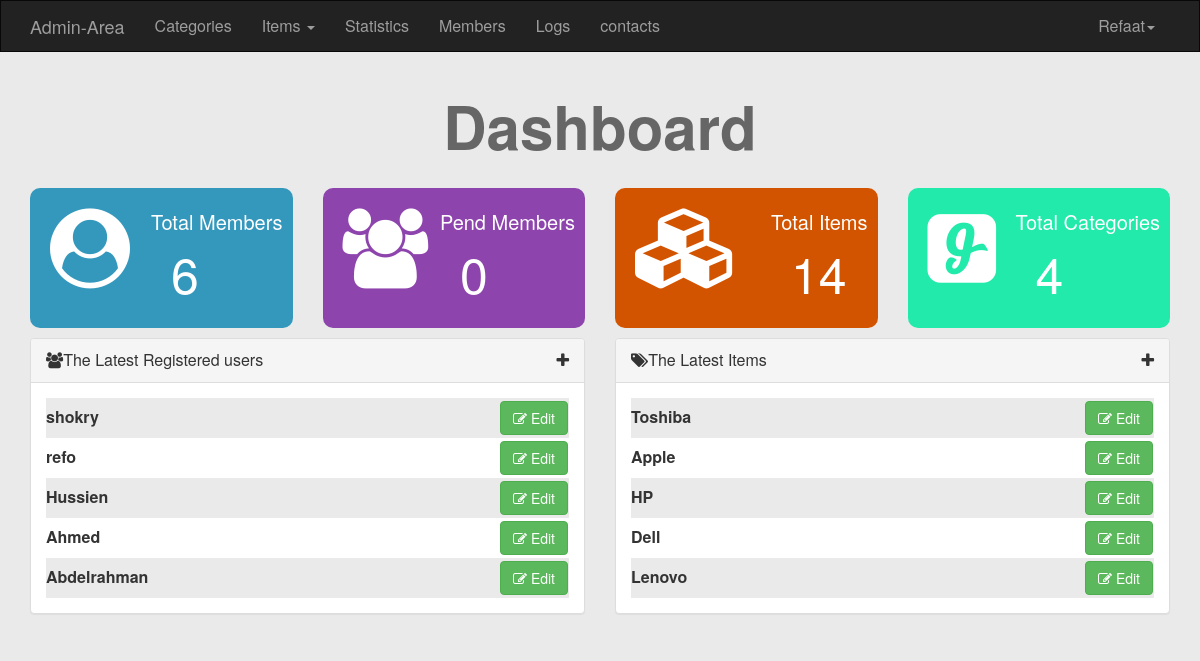
The app's page /Admin/dashboard.php (signed in) with its own data.
### tables this page shows
CREATE TABLE IF NOT EXISTS `items` (
  `ItemID` int(11) NOT NULL AUTO_INCREMENT,
  `Name` varchar(255) NOT NULL,
  `Description` text NOT NULL,
  `Price` varchar(255) NOT NULL,
  `Add_Date` date NOT NULL,
  `Country_Made` varchar(255) NOT NULL,
  `Status` varchar(255) NOT NULL,
  `Cat_ID` int(11) NOT NULL,
  `Member_ID` int(11) NOT NULL,
  PRIMARY KEY (`ItemID`),
  KEY `con3` (`Member_ID`),
  KEY `const1` (`Cat_ID`)
);

### Admin/include/Function/function.php (called while the page is built, shortened)
<?php
function CountItems($item,$table)
{
    global $con;
    $stmt = $con->prepare("Select count($item) from $table");
    $stmt->execute();
    return $stmt->fetchColumn();
}
function getLeatest ($select , $table , $order , $limit = 5)
{
    global $con;
    $stmt = $con->prepare("select $select from $table order by $order Desc limit $limit");
    $stmt->execute();
    $rows = $stmt->fetchAll();
    return $rows;
}
?>

### Admin/dashboard.php (the view, shortened to what this page needs)
<?php
    if(isset($_SESSION['username']))
    {
        include "init.php";
       ?>
        <div class="container home-stat">
            <h1>Dashboard</h1>
            <div class="row">
                <div class="col-md-3">
                    <div class="stat st-members">
                        <i class="fa fa-user-circle"></i>
                        <div class="info">
                            Total Members
                        <span><a href="members.php"><?php echo CountItems('UserID','adminusers') ?></a></span>
                        </div>
                    </div>
                </div>
                <div class="col-md-3">
                    <div class="stat st-pending">
                        <i class="fa fa-group"></i>
                        <div class="info">
                        Pend Members
                            <span>0</span>
                        </div>
                    </div>
                </div>
                <div class="col-md-3">
                    <div class="stat st-items">
                        <i class="fa fa-cubes"></i>
                        <div class="info">
                             Total Items
                        <span><a href="Items.php"><?php echo CountItems('ItemID','items') ?></a></span>
                        </div>
                    </div>
                </div>
                <div class="col-md-3">
                    <div class="stat st-comments">
                        <i class="fa fa-glide"></i>
                        <div class="info">
                             Total Categories
                        <span><a href="categories.php"><?php echo CountItems('ID','categories') ?></a></span>
                        </div>
                    </div>
                </div>
            </div>
        </div>
        <div class="container latest">
            <div class="row">
                <div class="col-sm-6">
                    <div class="panel panel-default">
                        <div class="panel-heading">
                            <i class="fa fa-users"></i>The Latest Registered users
                             <span class="latest-element pull-right"><i class="plus-info fa fa-plus"></i></span>
                        </div>
                        <div class="panel-body">
                            <?php
                            $arr = getLeatest('*','adminusers','UserID',5);
                            $counter =0 ;
                            foreach($arr as $val)
                            {
                                $counter++;
                                if($counter%2==0)
                                {
                                    echo "<div class='even'>";
                                    echo $val['Username'];
                                     echo "<a href='members.php?do=edit&userid=".$val['UserID']."'class='EditBtn btn btn-success'><i class ='fa fa-edit'></i>
                                     Edit</a>";
                                    echo "</div>";
                                }
                                else {
                                    echo "<div class='odd'>";
                                    echo $val['Username'];
                                    echo "<a href='members.php?do=edit&userid=" . $val['UserID'] . "'class='EditBtn btn btn-success'><i class ='fa fa-edit'></i>
                                    Edit</a>";
                                    echo "</div>";
                                }
                            }
                            ?>
                        </div>
                    </div>
                </div>
                 <div class="col-sm-6">
                    <div class="panel panel-default">
                        <div class="panel-heading">
                            <i class="fa fa-tags"></i>The Latest Items
                            <span class="latest-element pull-right"><i class="plus-info fa fa-plus"></i></span>
                                </div>
                                    <div class="panel-body">
                                        <?php
                            $arr = getLeatest('*','Items','ItemID',5);
                            $counter =0 ;
                            foreach($arr as $val)
                            {
                                $counter++;
                                if($counter%2==0)
                                {
                                    echo "<div class='even'>";
                                    echo $val['Name'];
                                     echo "<a href='Items.php?do=edit&Item_id=".$val['ItemID']."'class='EditBtn btn btn-success'><i class ='fa fa-edit'></i>
                                     Edit</a>";
                                    echo "</div>";
                                }
                                else {
                                    echo "<div class='odd'>";
                                    echo $val['Name'];
                                    echo "<a href='Items.php?do=edit&userid=" . $val['ItemID'] . "'class='EditBtn btn btn-success'><i class ='fa fa-edit'></i>
                                    Edit</a>";
                                    echo "</div>";
                                }
                            }
                            ?>
                                    </div>
                                </div>
                            </div>
                        </div>
                    </div>
      <?php
        include $tpl . "footer.php";
    }
    else
    {
        header('Location:index.php');
        exit();
    }
?>

### Admin/Layout/css/backend.css (style rules this page uses)
body { background-color: #EAEAEA; font-size: 16px; }
.EditBtn { margin-right: 10px; margin-top: 10px; margin-bottom: 10px; }
.home-stat .stat { background-color: #FFF; font-size: 20px; padding:20px 0px 20px 70px; border-radius: 10px; position: relative; overflow: hidden; }
.home-stat .stat i { position: absolute; font-size: 80px; margin-left: -50px; }
.home-stat .stat .info { float: right; margin-right: 10px; }
.home-stat .stat span { font-size: 50px; display: block; padding:0px 0px 0px 20px; }
.home-stat .stat a { color: #FFF; text-decoration: none; }
.home-stat h1 { text-align: center; padding-bottom: 20px; color: #666; font-size: 60px; font-weight: bold; }
.latest { margin-top: 10px; }
.home-stat .st-members { background-color: #3498bd; color: #FFF; }
.home-stat .st-pending { background-color: #8e44ad; color: #FFF; }
.home-stat .st-items { background-color: #d35400; color: #FFF; }
.home-stat .st-comments { background-color: #22eaaa; color: #FFF; }
.plus-info { cursor: pointer; }
.even { background-color: #FFF; height: 40px; position: relative; font-weight: bold; text-align:left; padding-top: 8px; }
.odd { background-color: #EAEAEA; position: relative; height: 40px; font-weight: bold; text-align:left; padding-top: 8px; }
.even .EditBtn, .odd .EditBtn { margin-top: -5px; position: absolute; right: -9px; }

### records on screen
items: Name "Toshiba"
items: Name "Apple"
items: Name "HP"
items: Name "Dell"
items: Name "Lenovo"

### other values on screen
lang("Home-Admin") "Admin-Area"
lang('Categories') "Categories"
lang('Statistics') "Statistics"
lang('Members') "Members"
lang('Logs') "Logs"
lang('contacts') "contacts"
$_SESSION['username'] "Refaat"
CountItems('UserID','adminusers') "6"
CountItems('ItemID','items') "14"
CountItems('ID','categories') "4"
$val['Username'] "shokry"
$val['Username'] "refo"
$val['Username'] "Hussien"
$val['Username'] "Ahmed"
$val['Username'] "Abdelrahman"
